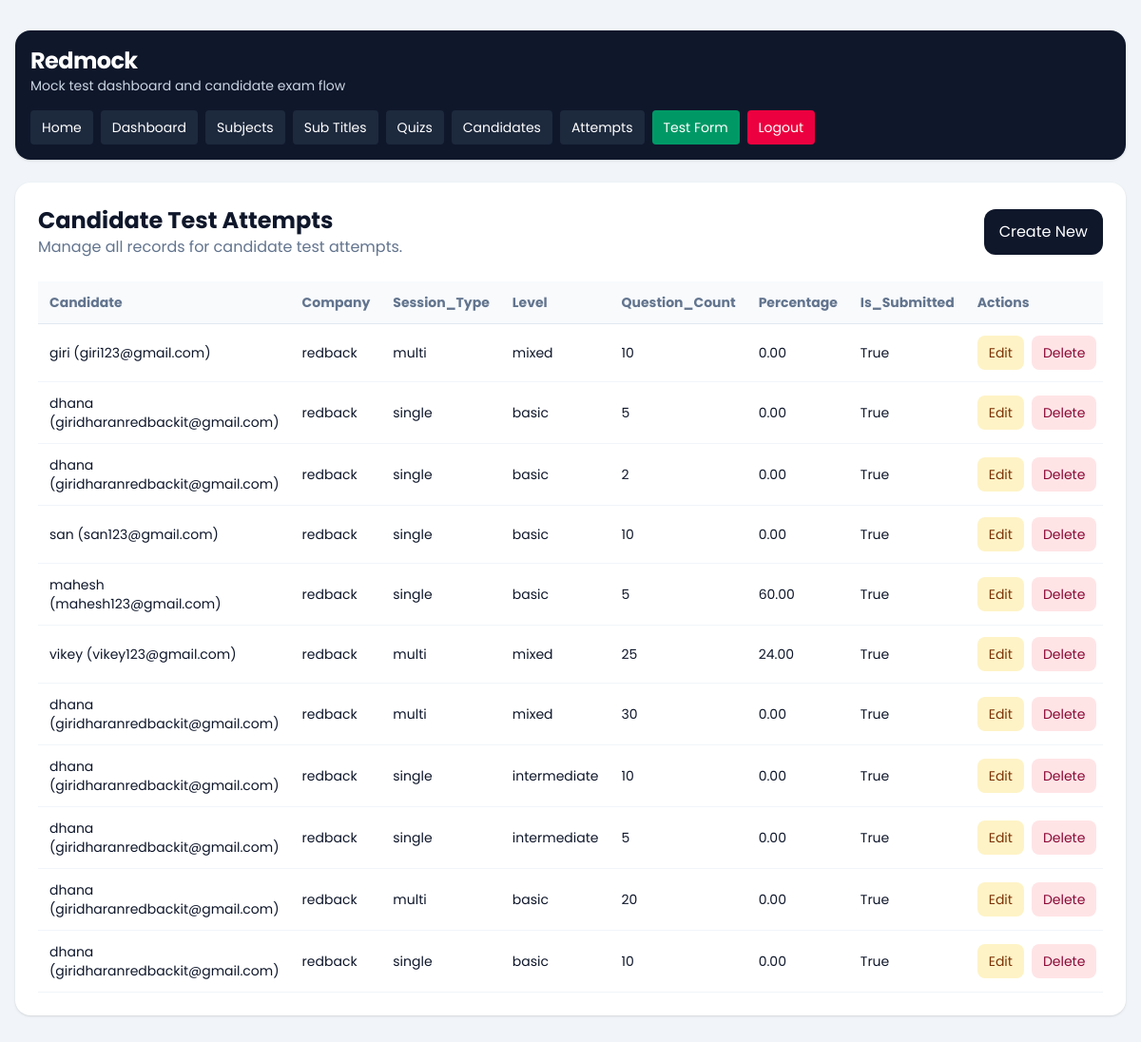
/dashboard/attempts/ (signed in), run on an earlier commit of the app's database.
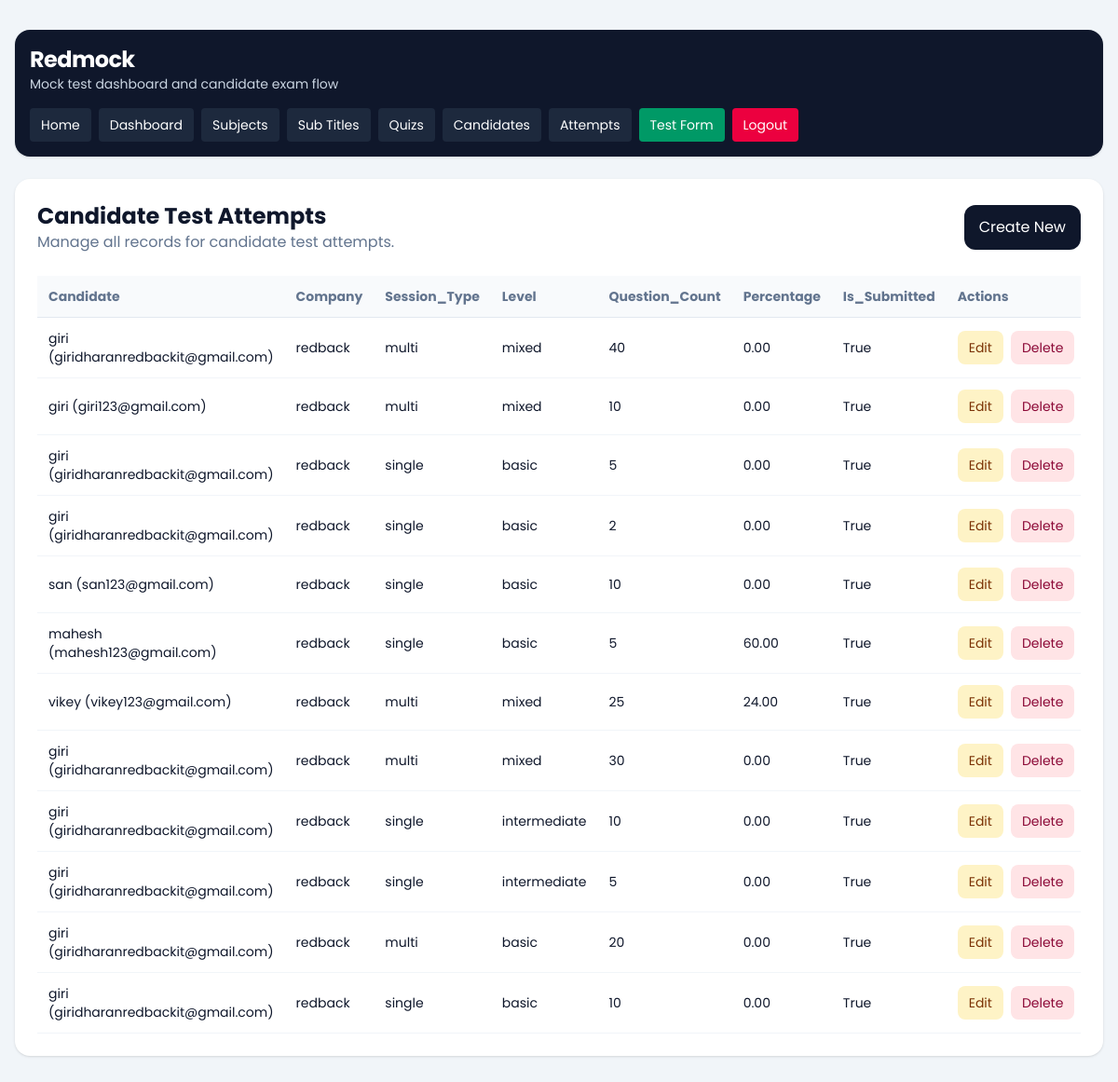
And on a later commit of the database.
### quiz/models.py (models this page shows, shortened)
class CandidateTestAttempt(models.Model):
    SESSION_SINGLE = 'single'
    SESSION_MULTI = 'multi'
    SESSION_CHOICES = [
        (SESSION_SINGLE, 'Single'),
        (SESSION_MULTI, 'Multi'),
    ]
    candidate = models.ForeignKey(Candidate, on_delete=models.CASCADE, related_name='attempts')
    company = models.ForeignKey(Company, on_delete=models.CASCADE, related_name='attempts')
    session_type = models.CharField(max_length=10, choices=SESSION_CHOICES)
    level = models.CharField(max_length=20)
    question_count = models.PositiveIntegerField()
    duration_minutes = models.PositiveIntegerField()
    selected_subjects = models.JSONField(default=list, blank=True)
    selected_sub_titles = models.JSONField(default=list, blank=True)
    answers_json = models.JSONField(default=list, blank=True)
    correct_count = models.PositiveIntegerField(default=0)
    wrong_count = models.PositiveIntegerField(default=0)
    percentage = models.DecimalField(max_digits=5, decimal_places=2, default=0)
    started_at = models.DateTimeField(blank=True, null=True)
    submitted_at = models.DateTimeField(blank=True, null=True)
    is_submitted = models.BooleanField(default=False)
    created_at = models.DateTimeField(auto_now_add=True)
    class Meta:
        ordering = ['-created_at']

class Candidate(models.Model):
    name = models.CharField(max_length=150)
    email = models.EmailField()
    designation_tech = models.CharField(max_length=150)
    created_at = models.DateTimeField(auto_now_add=True)
    class Meta:
        ordering = ['name']
    def __str__(self):
        return f'{self.name} ({self.email})'

### dashboard/models.py (models this page shows)
class Company(models.Model):
    name = models.CharField(max_length=150)
    image = models.ImageField(upload_to='company/', blank=True, null=True)
    email = models.EmailField(unique=True)
    password = models.CharField(max_length=128)
    is_active = models.BooleanField(default=True)
    created_at = models.DateTimeField(auto_now_add=True)
    updated_at = models.DateTimeField(auto_now=True)
    class Meta:
        ordering = ['name']
        verbose_name_plural = 'Companies'
    def __str__(self):
        return self.name

### dashboard/views.py (the view)
# urls.py: path('attempts/', views.attempt_list, name='attempt_list'),
@company_login_required
def attempt_list(request):
    queryset = CandidateTestAttempt.objects.filter(company=request.company).select_related('candidate', 'company')
    return render_crud_list(
        request,
        queryset=queryset,
        title='Candidate Test Attempts',
        create_url='dashboard:attempt_create',
        edit_url_name='dashboard:attempt_update',
        delete_url_name='dashboard:attempt_delete',
        fields=[
            'candidate',
            'company',
            'session_type',
            'level',
            'question_count',
            'percentage',
            'is_submitted',
        ],
    )

### dashboard/templatetags/dashboard_extras.py (called while the page is built)
@register.filter
def getattribute(obj, attr_name):
    return getattr(obj, attr_name)

### dashboard/views.py (called while the page is built)
def get_logged_in_company(request):
    company_id = request.session.get('company_id')
    if not company_id:
        return None
    return Company.objects.filter(id=company_id, is_active=True).first()

def company_login_required(view_func):
    @wraps(view_func)
    def wrapper(request, *args, **kwargs):
        company = get_logged_in_company(request)
        if not company:
            return redirect(f"{reverse('dashboard:login')}?next={request.path}")
        request.company = company
        return view_func(request, *args, **kwargs)
    return wrapper

def render_crud_list(request, *, queryset, title, create_url, edit_url_name, delete_url_name, fields):
    context = {
        'title': title,
        'objects': queryset,
        'create_url': create_url,
        'edit_url_name': edit_url_name,
        'delete_url_name': delete_url_name,
        'fields': fields,
    }
    return render(request, 'dashboard/crud_list.html', context)

### templates/dashboard/crud_list.html (shortened to what this page needs)
{% extends "base.html" %}
{% load dashboard_extras %}
{% block content %}
{% include 'dashboard/header.html' %}
<section class="rounded-2xl bg-white p-6 shadow-sm">
    <div class="mb-6 flex flex-col gap-3 sm:flex-row sm:items-center sm:justify-between">
        <div>
            <h1 class="text-2xl font-bold">{{ title }}</h1>
            <p class="text-slate-500">Manage all records for {{ title|lower }}.</p>
        </div>
        <a href="{% url create_url %}" class="rounded-xl bg-slate-900 px-4 py-3 text-white">Create New</a>
    </div>
    <div class="overflow-x-auto">
        <table class="min-w-full text-left text-sm">
            <thead class="border-b border-slate-200 bg-slate-50 text-slate-500">
                <tr>
                    {% for field in fields %}
                        <th class="px-3 py-3">{{ field|title }}</th>
                    {% endfor %}
                    <th class="px-3 py-3">Actions</th>
                </tr>
            </thead>
            <tbody>
                {% for object in objects %}
                    <tr class="border-b border-slate-100">
                        {% for field in fields %}
                            <td class="px-3 py-3">{{ object|getattribute:field }}</td>
                        {% endfor %}
                        <td class="px-3 py-3">
                            <div class="flex gap-2">
                                <a href="{% url edit_url_name object.pk %}" class="rounded-lg bg-amber-100 px-3 py-2 text-amber-900">Edit</a>
                                <a href="{% url delete_url_name object.pk %}" class="rounded-lg bg-rose-100 px-3 py-2 text-rose-900">Delete</a>
                            </div>
                        </td>
                    </tr>
                {% empty %}
                    <tr>
                        <td colspan="{{ fields|length|add:1 }}" class="px-3 py-8 text-center text-slate-500">
                            No records found.
                        </td>
                    </tr>
                {% endfor %}
            </tbody>
        </table>
    </div>
</section>
{% endblock %}

What changed in the data, as far as the page shows it:
added CandidateTestAttempt: fields "giri (giridharanredbackit@gmail.com)" "redback" "multi" "mixed" "40" "0.00" "True"
Also different on the page:
new list line: "giri (giridharanredbackit@gmail.com)"
list line gone: "dhana (giridharanredbackit@gmail.com)"
